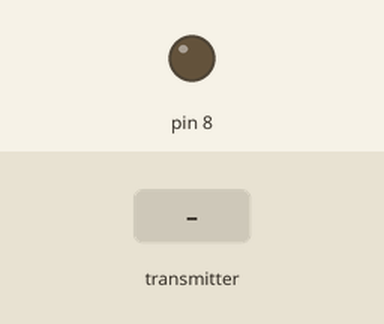
This sketch was run on a simulated Arduino Uno, built with avr-gcc and run on an emulated ATmega328P. On the bench: output pins drawn as LEDs (lit = HIGH). The test bench sets the inputs (shaded band). No radio packets arrive unless stated.

Above: at 2.2 s.
2.3 s: the transmitter starts sending received.0 = 256
At 3.4 s:
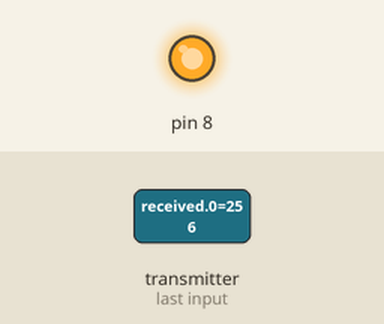
3.8 s: the transmitter starts sending received.0 = 0
At 4.5 s:
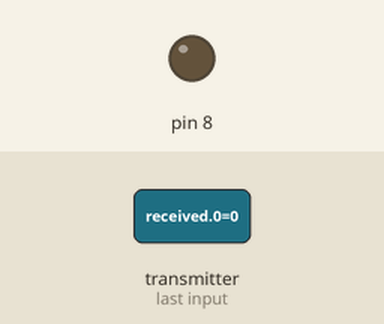
5.3 s: the transmitter starts sending received.0 = 512
At 5.7 s:
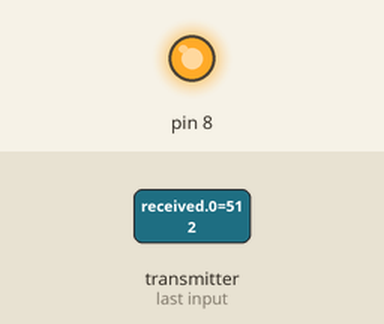
Timing chart, 0 to 8.3 s (numbered marks = the images above; inputs shaded):
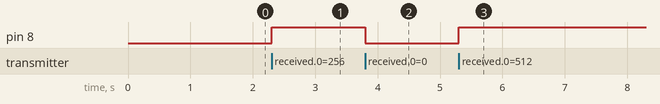

The sketch:

receiver34.ino
```cpp
#include <SPI.h>
#include <nRF24L01.h>
#include <RF24.h>

#define CE_PIN   9
#define CSN_PIN 10

// NOTE: the "LL" at the end of the constant is "LongLong" type
const uint64_t pipe = 0xE8E8F0F0E1LL; // Define the transmit pipe

RF24 radio(CE_PIN, CSN_PIN); // Create a Radio

int received[1];

void setup()   /****** SETUP: RUNS ONCE ******/
{
 pinMode(8, OUTPUT);

 delay(1000);

 radio.begin();
 radio.openReadingPipe(1,pipe);
 radio.startListening();;
}//--(end setup )---


void loop()   /****** LOOP: RUNS CONSTANTLY ******/
{
 if ( radio.available() )
 {
   // Read the data payload until we've received everything
   bool done = false;
   while (!done)
   {
     // Fetch the data payload
     done = radio.read( received, sizeof(received) );

     if (received[0]==0)
       digitalWrite(8, LOW);
     else
       digitalWrite(8, HIGH);
   }
 }
}
```

Measured:
- after the input at 2.3 s, pin 8: LOW → HIGH at once
- after the input at 3.8 s, pin 8: HIGH → LOW at once
- after the input at 5.3 s, pin 8: LOW → HIGH at once
